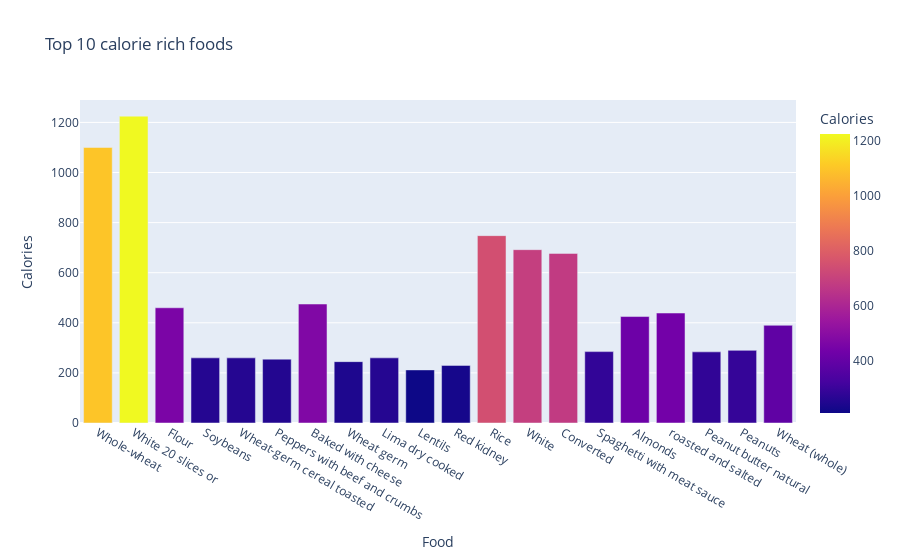

Source (notebook cell):
### Markdown cell above
# Análisis de Alimentos con Más Calorías

En esta sección, identificaremos los alimentos que contienen la mayor cantidad de calorías, lo cual puede ser útil para evitar alimentos poco saludables o excesivamente calóricos.

## Proceso

1. **Ordenación**:
   - Se ordena el conjunto de datos por la columna `Calories` en orden descendente para identificar los alimentos con más calorías.

2. **Selección**:
   - Se seleccionan los 20 alimentos más calóricos del conjunto de datos.

3. **Visualización**:
   - Se genera un gráfico de barras interactivo que muestra estos alimentos junto con sus valores calóricos.

### Code cell
cals= nutrients.sort_values(by='Calories', ascending= False)
top_20_cals=cals.head(20)
fig = px.bar(top_20, x='Food', y='Calories' , color='Calories',title=' Top 10 calorie rich foods')
fig.show()

### Figure 1 — Plotly figure (JSON) as saved in the notebook; plotly's stock layout.template omitted (floating-point values rounded to 4 significant figures)
{"data": [{"alignmentgroup": "True", "hovertemplate": "Food=%{x}<br>Calories=%{marker.color}<extra></extra>", "legendgroup": "", "marker": {"color": [1100, 1225, 460, 260, 260, 255, 475, 245, 260, 212, 230, 748, 692, 677, 285, 425, 439, 284, 290, 390], "coloraxis": "coloraxis", "pattern": {"shape": ""}}, "name": "", "offsetgroup": "", "orientation": "v", "showlegend": false, "textposition": "auto", "type": "bar", "x": ["Whole-wheat", "White 20 slices or", "Flour", "Soybeans", "Wheat-germ cereal toasted", "Peppers with beef and crumbs", "Baked with cheese", "Wheat germ", "Lima dry cooked", "Lentils", "Red kidney", "Rice", "White", "Converted", "Spaghetti with meat sauce", "Almonds", "roasted and salted", "Peanut butter natural", "Peanuts", "Wheat (whole)"], "xaxis": "x", "y": [1100, 1225, 460, 260, 260, 255, 475, 245, 260, 212, 230, 748, 692, 677, 285, 425, 439, 284, 290, 390], "yaxis": "y"}], "layout": {"autosize": true, "barmode": "relative", "coloraxis": {"colorbar": {"title": {"text": "Calories"}}, "colorscale": [[0, "#0d0887"], [0.1111, "#46039f"], [0.2222, "#7201a8"], [0.3333, "#9c179e"], [0.4444, "#bd3786"], [0.5556, "#d8576b"], [0.6667, "#ed7953"], [0.7778, "#fb9f3a"], [0.8889, "#fdca26"], [1, "#f0f921"]]}, "legend": {"tracegroupgap": 0}, "title": {"text": " Top 10 calorie rich foods"}, "xaxis": {"anchor": "y", "autorange": true, "domain": [0, 1], "range": [-0.5, 19.5], "title": {"text": "Food"}, "type": "category"}, "yaxis": {"anchor": "x", "autorange": true, "domain": [0, 1], "range": [0, 1289.0], "title": {"text": "Calories"}, "type": "linear"}}}
